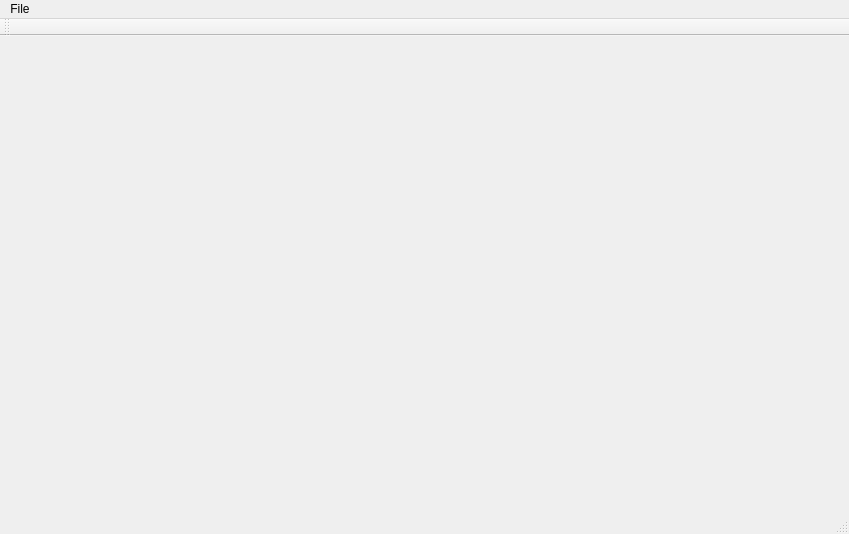
<?xml version="1.0" encoding="UTF-8"?>
<ui version="4.0">
 <class>MainWindow</class>
 <widget class="QMainWindow" name="MainWindow">
  <property name="geometry">
   <rect>
    <x>0</x>
    <y>0</y>
    <width>849</width>
    <height>534</height>
   </rect>
  </property>
  <property name="windowTitle">
   <string>MainWindow</string>
  </property>
  <widget class="QWidget" name="centralWidget"/>
  <widget class="QMenuBar" name="menuBar">
   <property name="geometry">
    <rect>
     <x>0</x>
     <y>0</y>
     <width>849</width>
     <height>27</height>
    </rect>
   </property>
   <widget class="QMenu" name="menuTest">
    <property name="title">
     <string>File</string>
    </property>
    <addaction name="actionStart_System"/>
    <addaction name="separator"/>
    <addaction name="actionExit_2"/>
   </widget>
   <addaction name="menuTest"/>
  </widget>
  <widget class="QToolBar" name="mainToolBar">
   <attribute name="toolBarArea">
    <enum>TopToolBarArea</enum>
   </attribute>
   <attribute name="toolBarBreak">
    <bool>false</bool>
   </attribute>
  </widget>
  <widget class="QStatusBar" name="statusBar"/>
  <action name="actionStart_System">
   <property name="text">
    <string>Start System</string>
   </property>
  </action>
  <action name="actionExit_2">
   <property name="text">
    <string>Exit</string>
   </property>
  </action>
 </widget>
 <layoutdefault spacing="6" margin="11"/>
 <resources/>
 <connections/>
</ui>
